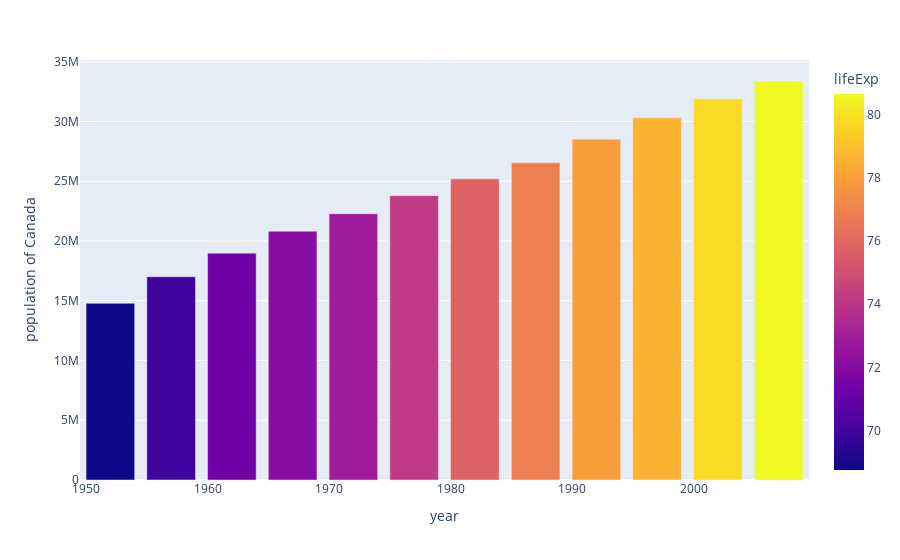

Here is the notebook cell this chart was saved with:
### Code cell
#now we can add some colors to the above bar graph
df = px.data.gapminder().query("country == 'Canada'")
fig = px.bar(df, x='year', y='pop',
             hover_data=['lifeExp', 'gdpPercap'], color='lifeExp',
             labels={'pop':'population of Canada'}, height=400)
fig.show()

### Figure 1 — Plotly figure (JSON) as saved in the notebook; plotly's stock layout.template omitted (floating-point values rounded to 4 significant figures)
{"data": [{"alignmentgroup": "True", "customdata": [[68.75, 11370.0], [69.96, 12490.0], [71.3, 13460.0], [72.13, 16080.0], [72.88, 18970.0], [74.21, 22090.0], [75.76, 22900.0], [76.86, 26630.0], [77.95, 26340.0], [78.61, 28950.0], [79.77, 33330.0], [80.65, 36320.0]], "hovertemplate": "year=%{x}<br>population of Canada=%{y}<br>lifeExp=%{marker.color}<br>gdpPercap=%{customdata[1]}<extra></extra>", "legendgroup": "", "marker": {"color": [68.75, 69.96, 71.3, 72.13, 72.88, 74.21, 75.76, 76.86, 77.95, 78.61, 79.77, 80.65], "coloraxis": "coloraxis", "pattern": {"shape": ""}}, "name": "", "offsetgroup": "", "orientation": "v", "showlegend": false, "textposition": "auto", "type": "bar", "x": [1952, 1957, 1962, 1967, 1972, 1977, 1982, 1987, 1992, 1997, 2002, 2007], "xaxis": "x", "y": [14785584, 17010154, 18985849, 20819767, 22284500, 23796400, 25201900, 26549700, 28523502, 30305843, 31902268, 33390141], "yaxis": "y"}], "layout": {"autosize": true, "barmode": "relative", "coloraxis": {"colorbar": {"title": {"text": "lifeExp"}}, "colorscale": [[0, "#0d0887"], [0.1111, "#46039f"], [0.2222, "#7201a8"], [0.3333, "#9c179e"], [0.4444, "#bd3786"], [0.5556, "#d8576b"], [0.6667, "#ed7953"], [0.7778, "#fb9f3a"], [0.8889, "#fdca26"], [1, "#f0f921"]]}, "legend": {"tracegroupgap": 0}, "margin": {"t": 60}, "xaxis": {"anchor": "y", "autorange": true, "domain": [0, 1], "range": [1950.0, 2010.0], "title": {"text": "year"}, "type": "linear"}, "yaxis": {"anchor": "x", "autorange": true, "domain": [0, 1], "range": [0, 35150000.0], "title": {"text": "population of Canada"}, "type": "linear"}}}
